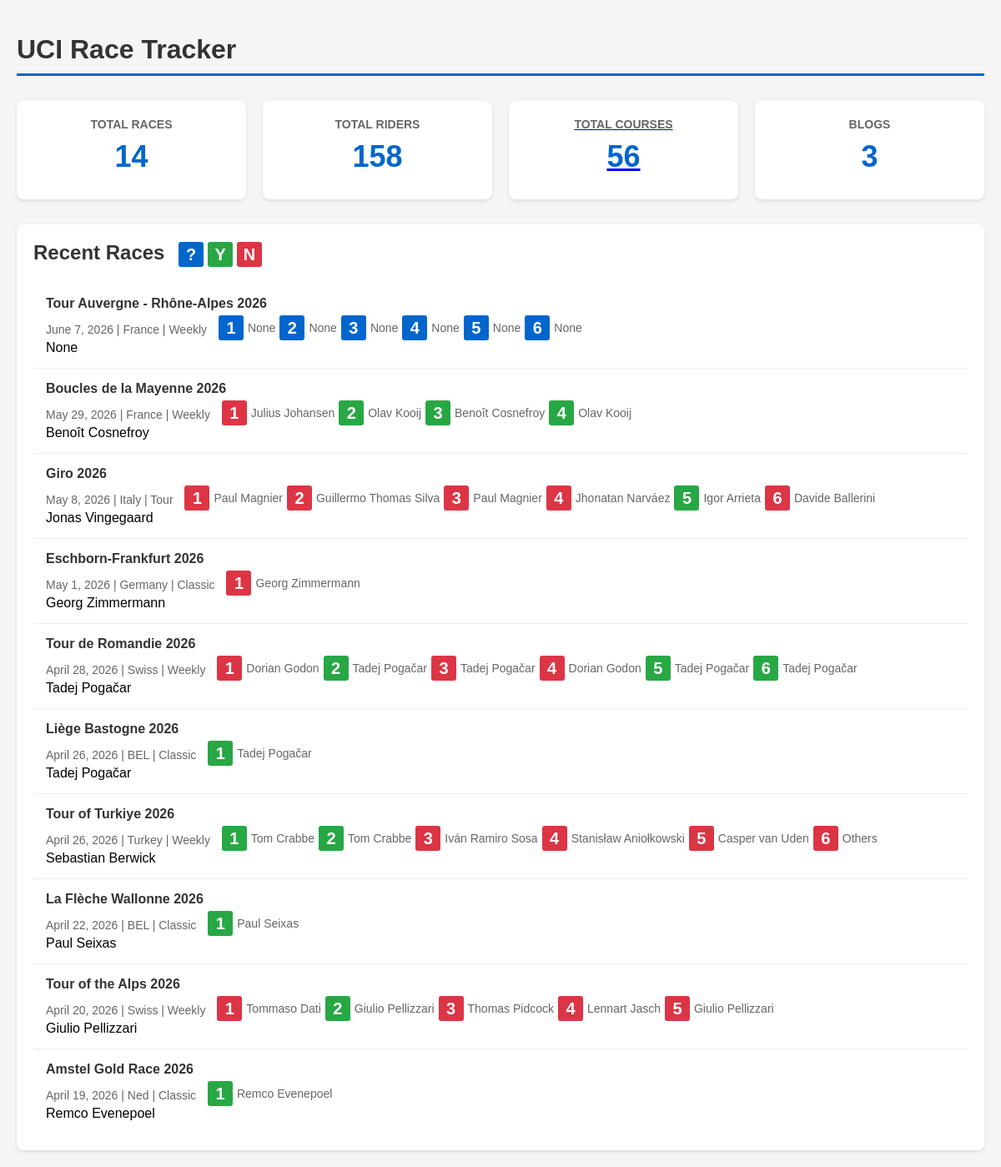
/, run on an earlier commit of the app's database.
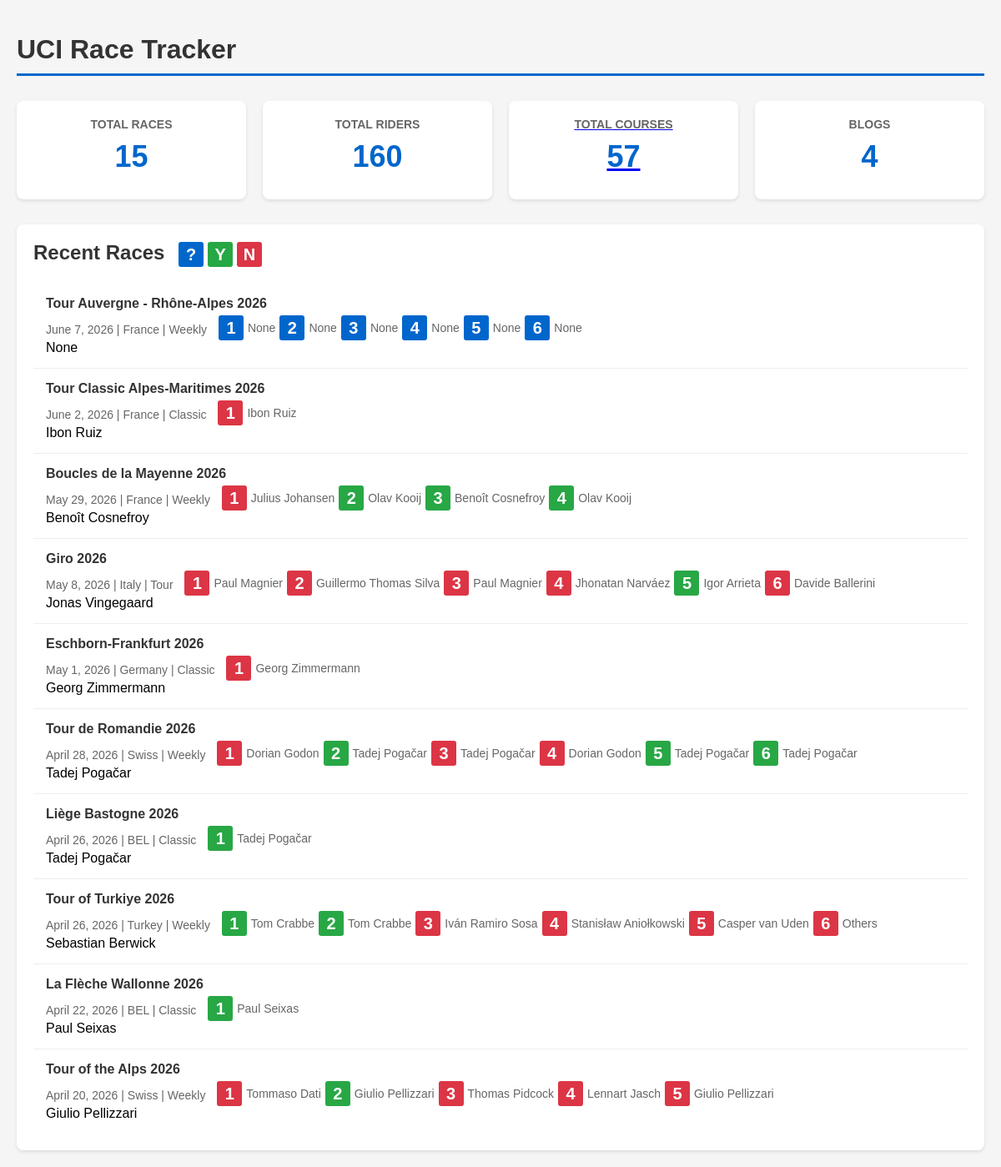
And on a later commit of the database.
### uci/models/race.py (models this page shows, shortened)
class Race(models.Model):
    CATEGORY_CHOICES = [
        ('classic', 'Classic'),
        ('high_mountain', 'High Mountain'),
        ('flat', 'Flat'),
        ('tour', 'Tour'),
        ('weekly', 'Weekly'),
    ]
    name = models.CharField(max_length=200)
    date = models.DateField(null=True, blank=True)
    location = models.CharField(max_length=200)
    category = models.CharField(max_length=50, choices=CATEGORY_CHOICES, default='classic')
    winner = models.ForeignKey(Rider, on_delete=models.CASCADE, null=True, blank=True, related_name='race_winner')
    predict_winner = models.ForeignKey(Rider, on_delete=models.CASCADE, null=True, blank=True, related_name='race_predict_winner')
    one_day_race = models.BooleanField(default=False)
    note = models.TextField(null=True, blank=True)
    class Meta:
        ordering = ['-date']

### uci/models/course.py (models this page shows, shortened)
class Course(models.Model):
    DEFAULT_BET_AMOUNT = Decimal('1')
    race = models.ForeignKey(Race, on_delete=models.CASCADE, related_name='courses')
    name = models.CharField(max_length=200)
    start = models.CharField(max_length=120, null=True, blank=True)
    end = models.CharField(max_length=120, null=True, blank=True)
    distance_km = models.DecimalField(max_digits=6, decimal_places=2, null=True, blank=True)
    elevation_gain_m = models.IntegerField(null=True, blank=True)
    note = models.TextField(max_length=500, null=True, blank=True)
    key_point = models.JSONField(null=True, blank=True, default=list)
    profile_score = models.IntegerField(null=True, blank=True)
    profile_score_20k = models.IntegerField(null=True, blank=True)
    winner = models.ForeignKey(Rider, on_delete=models.CASCADE, null=True, blank=True, related_name='course_winner')
    predict_winner = models.ForeignKey(Rider, on_delete=models.CASCADE, null=True, blank=True, related_name='course_predict_winner')
    pre_analysis = models.TextField(max_length=500, null=True, blank=True)
    course_url = models.URLField(null=True, blank=True)
    is_won_by_breakaway = models.BooleanField(default=False)
    bingo_rate = models.DecimalField(max_digits=6, decimal_places=2, null=True, blank=True)
    settled = models.BooleanField(default=False)
    def __init__(self, *args, **kwargs):
        super().__init__(*args, **kwargs)
        self.__original_predict_winner_id = self.predict_winner_id
    @property
    def bingo(self):
        return self.predict_winner == self.winner and self.winner is not None

### uci/models/rider.py (models this page shows, shortened)
class Rider(models.Model):
    FORM_TREND_CHOICES = [
        ('high', '↑'),
        ('increase', '↗'),
        ('normal', '→'),
        ('decrease', '↘'),
        ('low', '↓'),
    ]
    FORM_TO_TREND = {1: 'low', 2: 'decrease', 3: 'normal', 4: 'increase', 5: 'high'}
    SCORE_VALIDATORS = [MinValueValidator(1), MaxValueValidator(100)]
    name = models.CharField(max_length=100, unique=True)
    nationality = models.CharField(max_length=100, null=True, blank=True)
    date_of_birth = models.DateField(null=True, blank=True)
    note = models.TextField(max_length=500, null=True, blank=True)
    form = models.IntegerField(validators=[MinValueValidator(1), MaxValueValidator(5)], null=True, blank=True)
    form_trend = models.CharField(max_length=10, choices=FORM_TREND_CHOICES, null=True, blank=True, default='normal')
    breakaway = models.BooleanField(default=False)
    breakaway_note = models.CharField(max_length=100, null=True, blank=True)
    score_climb = models.IntegerField(null=True, blank=True, default=1, validators=SCORE_VALIDATORS)
    score_wave = models.IntegerField(null=True, blank=True, default=1, validators=SCORE_VALIDATORS)
    score_punch = models.IntegerField(null=True, blank=True, default=1, validators=SCORE_VALIDATORS)
    score_tt = models.IntegerField(null=True, blank=True, default=1, validators=SCORE_VALIDATORS)
    score_sprint = models.IntegerField(null=True, blank=True, default=1, validators=SCORE_VALIDATORS)
    score_steep = models.IntegerField(null=True, blank=True, default=1, validators=SCORE_VALIDATORS)
    limit_distance = models.FloatField(null=True, blank=True, default=10)
    limit_slope = models.FloatField(null=True, blank=True, default=10)
    form_history_cache = models.JSONField(default=list, blank=True)
    FORM_HISTORY_CACHE_MAX = 10
    class Meta:
        ordering = ['name']  # for admin
    def __str__(self):
        return f"{self.name}"

### uci/views.py (the view)
# urls.py: path('', views.index, name='index'),
def index(request):
    races = Race.objects.all()
    riders = Rider.objects.all()
    courses = Course.objects.all()
    context = {
        'total_races': races.count(),
        'total_riders': riders.count(),
        'total_courses': courses.count(),
        'total_blogs': Blog.objects.all().count(),
        'recent_races': races.order_by('-date')[:10],
    }
    return render(request, 'uci/index.html', context)

### uci/templates/uci/index.html (shortened to what this page needs)
<!DOCTYPE html>
<html lang="en">
<head>
</head>
<body>
    <h1>UCI Race Tracker</h1>
    <div class="stats">
        <div class="stat-card">
            <h3>Total Races</h3>
            <div class="number">{{ total_races }}</div>
        </div>
        <div class="stat-card">
            <h3>Total Riders</h3>
            <div class="number">{{ total_riders }}</div>
        </div>
        <div class="stat-card">
            <a href="{% url 'uci:course_list' %}">
                <h3>Total Courses</h3>
                <div class="number">{{ total_courses }}</div>
            </a>
        </div>
        <div class="stat-card">
            <h3>Blogs</h3>
            <div class="number">{{ total_blogs }}</div>
        </div>
    </div>
    <div class="recent-races">
        <h2>Recent Races
            <span class="legend">
                <span class="course-icon blue" title="Not started">?</span>
                <span class="course-icon green" title="Bingo">Y</span>
                <span class="course-icon red" title="Wrong prediction">N</span>
            </span>
        </h2>
        {% if recent_races %}
            {% for race in recent_races %}
                <div class="race-item">
                    <div class="race-name">{{ race.name }}</div>
                    <div class="race-details">
                        {{ race.date }} | {{ race.location }} | {{ race.get_category_display }}
                        {% if race.courses.all %}
                            <span class="course-icons">
                                {% for course in race.courses.all|slice:"6" %}
                                    <a href="{% url 'uci:course_detail' course.pk %}"><span class="course-icon {% if not course.winner %}blue{% elif course.bingo %}green{% else %}red{% endif %}" title="{{ course.name }}">{{ forloop.counter }}</span></a>
                                    <span class="course-winner">{{ course.winner }}</span>
                                {% endfor %}
                            </span>
                        {% endif %}
                    </div>
                    <div class="race-winner">
                        {{ race.winner }}
                    </div>
                </div>
            {% endfor %}
        {% else %}
            <div class="no-data">No races found. Add some races in the admin panel!</div>
        {% endif %}
    </div>
</body>
</html>

What changed in the data, as far as the page shows it:
no longer on this page (row unchanged): Race: name "Amstel Gold Race 2026", date "April 19, 2026", location "Ned", category "Classic", winner "Remco Evenepoel"
no longer on this page (row unchanged): Course: winner "Remco Evenepoel", shown under "Amstel Gold Race 2026"
added Race: name "Tour Classic Alpes-Maritimes 2026", date "June 2, 2026", location "France", category "Classic", winner "Ibon Ruiz"
added Course: winner "Ibon Ruiz", shown under "Tour Classic Alpes-Maritimes 2026"
Also different on the page:
{{ total_races }}: "14" → "15"
{{ total_riders }}: "158" → "160"
{{ total_courses }}: "56" → "57"
{{ total_blogs }}: "3" → "4"
